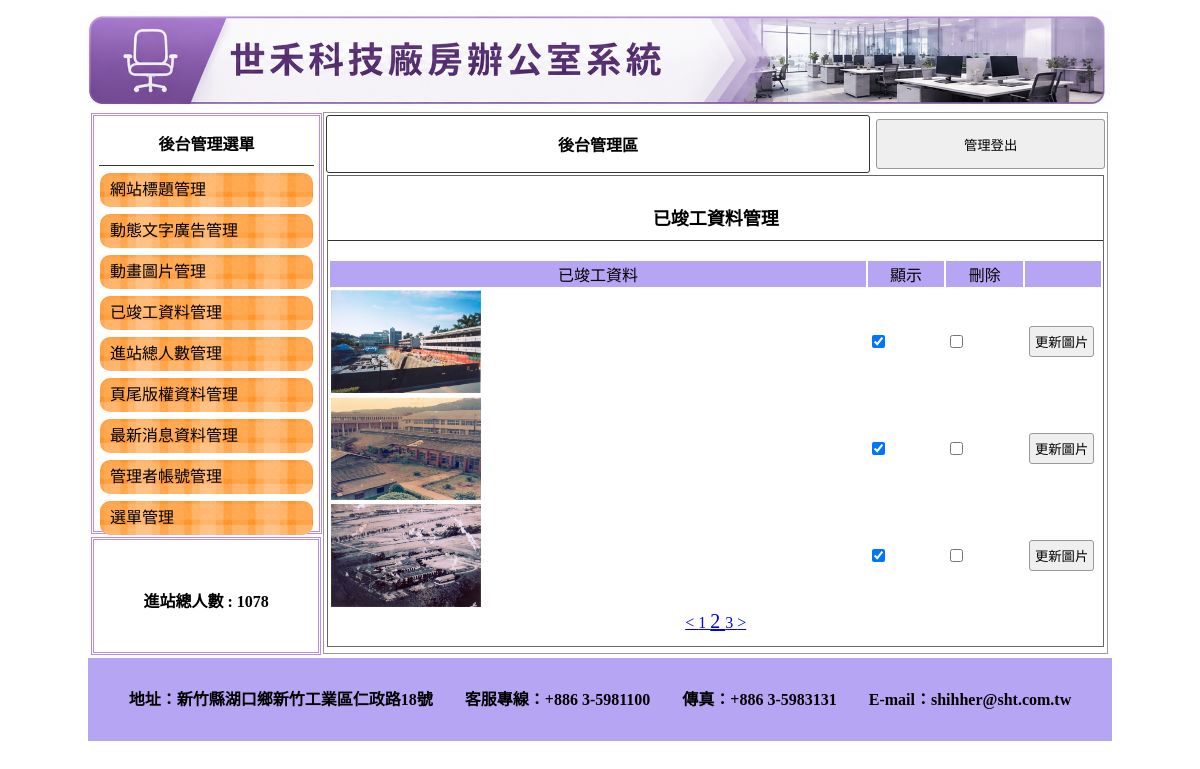
/admin.php?do=image&p=2, run on the app's committed database.
### tables this page shows
CREATE TABLE `title` (
  `id` int(10) UNSIGNED NOT NULL,
  `img` text NOT NULL,
  `text` text NOT NULL,
  `sh` int(1) NOT NULL
);

CREATE TABLE `total` (
  `id` int(10) UNSIGNED NOT NULL,
  `total` int(11) NOT NULL
);

CREATE TABLE `image` (
  `id` int(10) UNSIGNED NOT NULL,
  `img` text NOT NULL,
  `sh` int(1) NOT NULL
);

CREATE TABLE `bottom` (
  `id` int(10) UNSIGNED NOT NULL,
  `bottom` text NOT NULL
);

### api/db.php (called while the page is built, shortened)
<?php
class DB{
    protected $dsn="mysql:host=localhost;charset=utf8;dbname=db21";
    protected $pdo;
    protected $table;
    function __construct($table){
        $this->table=$table;
        $this->pdo=new PDO($this->dsn,'root','');
    }
    protected function pk(){
        return ($this->table == 'menu') ? 'main_id' : 'id';
    }
    function all(...$arg){
        $sql="SELECT * FROM $this->table ";
        if(isset($arg[0])){
            if(is_array($arg[0])){
                $tmp=$this->a2s($arg[0]);
                $sql .= " WHERE ".join(" AND ",$tmp);
            }else{
                $sql .= $arg[0];
            }
        }
        return $this->pdo->query($sql)->fetchAll(PDO::FETCH_ASSOC);
    }
    function count(...$arg){
        $sql="SELECT count(*) FROM $this->table ";
        return $this->pdo->query($sql)->fetchColumn();
    }
    function find($arg){
        $sql="SELECT * FROM $this->table ";
        $pk = $this->pk();
        if(is_array($arg)){
            $tmp=$this->a2s($arg);
            $sql .= " WHERE ".join(" AND ",$tmp);
        }else{
            $sql .= " WHERE `$pk`='$arg'";
        }
        return $this->pdo->query($sql)->fetch(PDO::FETCH_ASSOC);
    }
    protected function a2s($array){
        $tmp=[];
        foreach($array as $key => $val){
            $tmp[]="`$key`='$val'";
        }
        return $tmp;
    }
}
$Title=new DB('title');
$Total=new DB('total');
$Bottom=new DB('bottom');

### back/image.php (the view, shortened to what this page needs)
<div class="di"
    style="height:540px; border:#999 1px solid; width:76.5%; margin:2px 0px 0px 0px; float:left; position:relative; left:20px;">
    <table width="100%">
        <tbody>
            <tr>
                <td style="width:70%;font-weight:800; border:#333 1px solid; border-radius:3px;" class="cent">
                    <a href="?do=admin" style="color:#000; text-decoration:none;">後台管理區</a>
                </td>
                <td>
                    <button onclick="document.cookie=&#39;user=&#39;;location.replace(&#39;index.php&#39;)"
                        style="width:99%; margin-right:2px; height:50px;">管理登出</button>
                </td>
            </tr>
        </tbody>
    </table>
    <div style="width:99%; height:87%; margin:auto; overflow:auto; border:#666 1px solid;">
        <p class="t cent botli" style="font-size: 18px;">已竣工資料管理</p>
        <form method="post" action="./api/edit.php?table=<?= $do ?>">
            <table width="100%">
                <tbody>
                    <tr class="yel">
                        <td width="70%">已竣工資料</td>
                        <td width="10%">顯示</td>
                        <td width="10%">刪除</td>
                        <td></td>
                    </tr>
                    <?php
                    $db=${ucfirst($do)};
                    $all=$db->count();
                    $div=3;
                    $pages=ceil($all/$div);
                    $now=$_GET['p']??1;
                    $start=($now-1)*$div;
                    $rows=$db->all(" limit $start,$div");
                     foreach($rows as $row):
                    ?>
                    <tr>
                        <td>
                            <img src="./upload/<?= $row['img']; ?>" style="width:150px;height:103px">
                        </td>
                        <td>
                            <input type="checkbox" name="sh[]" value="<?= $row['id']; ?>"  <?= ($row['sh']==1)?'checked':''; ?> >
                        </td>
                        <td>
                            <input type="checkbox" name="del[]" value="<?= $row['id']; ?>">
                        </td>
                        <td>
                            <input type="button" value="更新圖片"  onclick="op('#cover','#cvr','include/update_<?= $do; ?>.php?id=<?= $row['id'];?>')">
                        </td>
                    </tr>
                    <?php
                    endforeach;
                    ?>
                </tbody>
            </table>
            <div class='cent'>
                <?php
                    if($now-1 > 0){
                        $prev=$now-1;
                        echo "<a href='?do=$do&p=$prev'> < </a>";
                    }
                    for($i=1;$i<=$pages;$i++){
                        $size=($i==$now)?'20px':'16px';
                        echo "<a href='?do=$do&p=$i' style='font-size:$size'> $i </a>";
                    }
                    if($now+1 <= $pages){
                        $next=$now+1;
                        echo "<a href='?do=$do&p=$next'> > </a>";
                    }
                ?>
            </div>
        </form>
    </div>
</div>

### admin.php (shortened to what this page needs)
<?php include_once "./api/db.php";?>
<!DOCTYPE html PUBLIC "-//W3C//DTD XHTML 1.0 Transitional//EN" "http://www.w3.org/TR/xhtml1/DTD/xhtml1-transitional.dtd">
<html xmlns="http://www.w3.org/1999/xhtml"><head><meta http-equiv="Content-Type" content="text/html; charset=UTF-8">
<link href="./css/css.css" rel="stylesheet" type="text/css">
</head>
<body>
	<div id="main">
		<?php $title=$Title->find(['sh'=>1]);?>
    	<a title="<?= $title['text']; ?>" href="index.php">
			<div class="ti" style="background:url(&#39;upload/<?= $title['img']; ?>&#39;); background-size:cover;"></div>
		</a>
        	<div id="ms">
             	<div id="lf" style="float:left;">
            		<div id="menuput" class="dbor">
                    <span class="t botli">後台管理選單</span>
                		<a style="color:#000; font-size:13px; text-decoration:none;" href="?do=title">
                            	<div class="mainmu">網站標題管理</div>
                        </a>
							<a style="color:#000; font-size:13px; text-decoration:none;" href="?do=ad">
                            	<div class="mainmu">動態文字廣告管理</div>
                            </a>
							<a style="color:#000; font-size:13px; text-decoration:none;" href="?do=mvim">
                            	<div class="mainmu">動畫圖片管理</div>
                            </a>
							<a style="color:#000; font-size:13px; text-decoration:none;" href="?do=image">
                            	<div class="mainmu">已竣工資料管理</div>
                            </a>
							<a style="color:#000; font-size:13px; text-decoration:none;" href="?do=total">
                            	<div class="mainmu">進站總人數管理</div>
                            </a>
							<a style="color:#000; font-size:13px; text-decoration:none;" href="?do=bottom">
                            	<div class="mainmu">頁尾版權資料管理</div>
                            </a>
							<a style="color:#000; font-size:13px; text-decoration:none;" href="?do=news">
                            	<div class="mainmu">最新消息資料管理</div>
                            </a>
							<a style="color:#000; font-size:13px; text-decoration:none;" href="?do=admin">
                            	<div class="mainmu">管理者帳號管理</div>
                            </a>
							<a style="color:#000; font-size:13px; text-decoration:none;" href="?do=menu">
                            	<div class="mainmu">選單管理</div>
                            </a>
							                    </div>
                    <div class="dbor" style="margin:3px; width:95%; height:20%; line-height:100px;">
                    	<span class="t">進站總人數 : <?= $Total->find(1)['total'] ?>
                         </span>
                    </div>
        		</div>
				<?php
				$do=$_GET['do']??"title";
				$file="back/$do.php";
				if(file_exists($file)){
					include $file;
				}else{
					include "back/title.php";
				}
				?>
                             </div>
            	<div style="width:1024px; left:0px; position:relative; background:#b6a5f3; margin-top:4px; height:83px; display:block;">
                	<span class="t" style="line-height:63px;"><?= $Bottom->find(1)['bottom'] ?></span>
                </div>
    </div>
</body></html>

### css/css.css (style rules this page uses)
body { padding:0px; margin:0px; }
#main { width:1024px; height:768px; margin:10px auto 10px auto; position:relative; }
.ti { width:100%; height:100px; position:relative; background-size:cover; background-repeat:no-repeat; }
.dbor { border:#b58afc double 3px; margin:1px; padding:2px 10px 2px 10px; }
.t { font-weight:800; display:block; text-align:center; padding:10px 1px 10px 1px; }
.botli { border-bottom:#333 1px solid; }
.mainmu { position:relative; border-radius:10px; background:url(../icon/menu.fw.png) center no-repeat; background-size:cover; line-height:30px; padding:2px 10px 2px 10px; margin:7px 1px 7px 1px; font-size: 16px; }
#lf { height:540px; width:21%; display:inline-block; }
#menuput { width:100%; height:75%; position:relative; padding:5px; display:block; margin: 3px; }
.di { display:inline-block; }
.cent { text-align:center; }
input,button { border:#999 1px solid; border-radius:3px; background:#EFEFEF; padding:5px; margin:3px; }
.yel td { background:#b6a5f3; text-align:center; }

### data on the page
title: img (picture)
total: total "1078"
image: img (picture), sh "☑"
image: img (picture), sh "☑"
image: img (picture), sh "☑"
bottom: bottom "地址：新竹縣湖口鄉新竹工業區仁政路18號 客服專線：+886 3-5981100 傳真：+886 3-5983131 E-mail：shihher@sht.com.tw"
